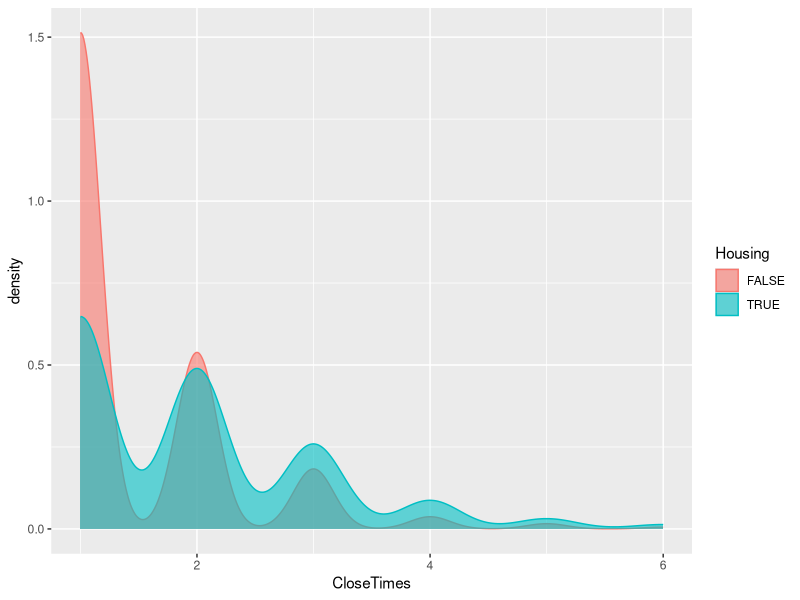
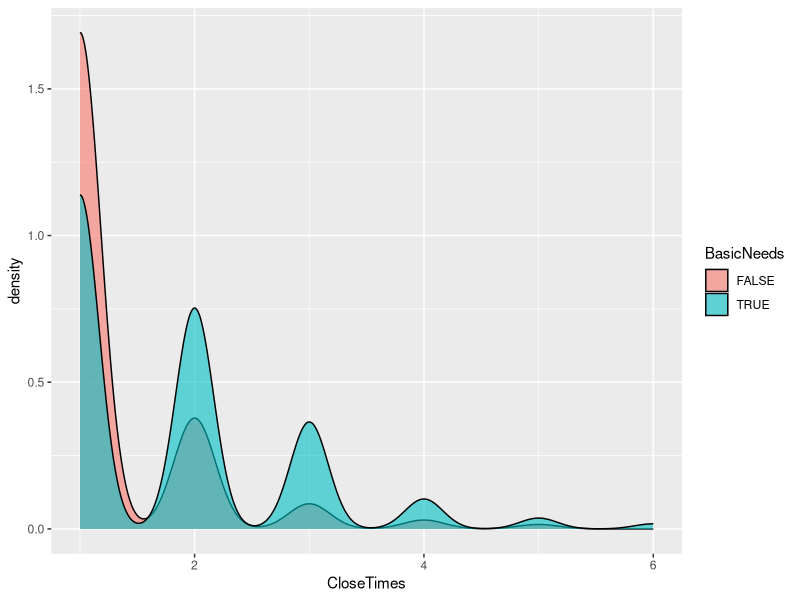
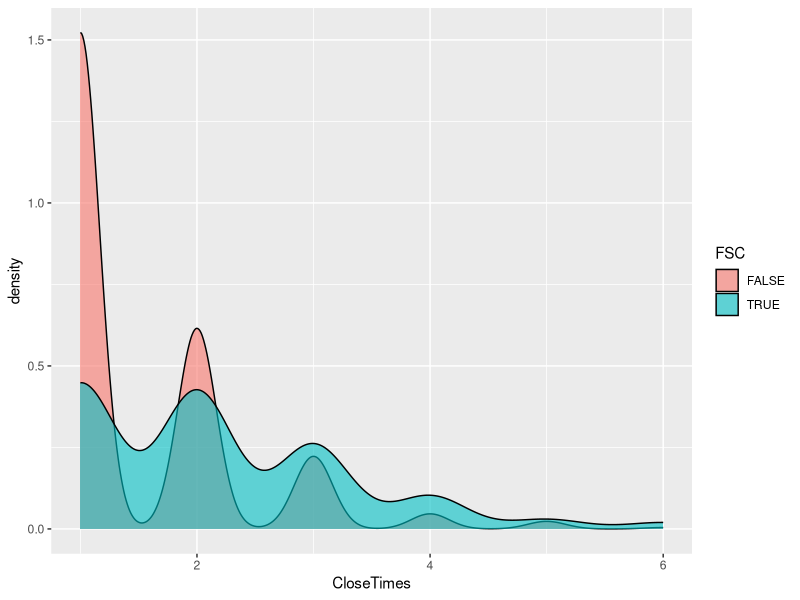

R code for these plots, in order: (Note: this script raises an error after producing the figures.)
library(ggplot2)
FamilyFinalData<-read.csv("FamilyFinalData.csv")

ggplot(FamilyFinalData, aes(x=CloseTimes, fill=Housing,color=Housing)) + 
  geom_density(alpha=.6)

ggplot(FamilyFinalData, aes(x=CloseTimes, fill=BasicNeeds)) + 
  geom_density(alpha=.6)

ggplot(FamilyFinalData, aes(x=CloseTimes, fill=FSC)) + 
  geom_density(alpha=.6)

newdat<-group_by(FamilyFinalData,Housing)
housingmean<-summarise(newdat,housingmean=mean(Duration))

ggplot(FamilyFinalData, aes(x=Duration, fill=Housing,color=Housing)) + 
  geom_density(alpha=.6)+
  guides(color=FALSE)+
  geom_vline(housingmean,xintercept = housingmean$housingmean,color=housingmean$Housing)+
  ggtitle("Duration and Housing")+
  scale_fill_discrete(name = "Housing",labels = c("Post-CYF Servie and NA", "Pre-CYF Service"))

ggplot(FamilyFinalData, aes(x=Duration, fill=BasicNeeds,color=BasicNeeds)) + 
  geom_density(alpha=.6)+
  guides(color=FALSE)+
  ggtitle("Duration and Basic Needs")+
  scale_fill_discrete(name = "Basic Needs",labels = c("Post-CYF Servie and NA", "Pre-CYF Service"))

ggplot(FamilyFinalData, aes(x=Duration, fill=FSC,color=FSC)) + 
  geom_density(alpha=.6)+
  guides(color=FALSE)+
  ggtitle("Duration and FSC")+
  scale_fill_discrete(name = "FSC",labels = c("Post-CYF Servie and NA", "Pre-CYF Service"))
